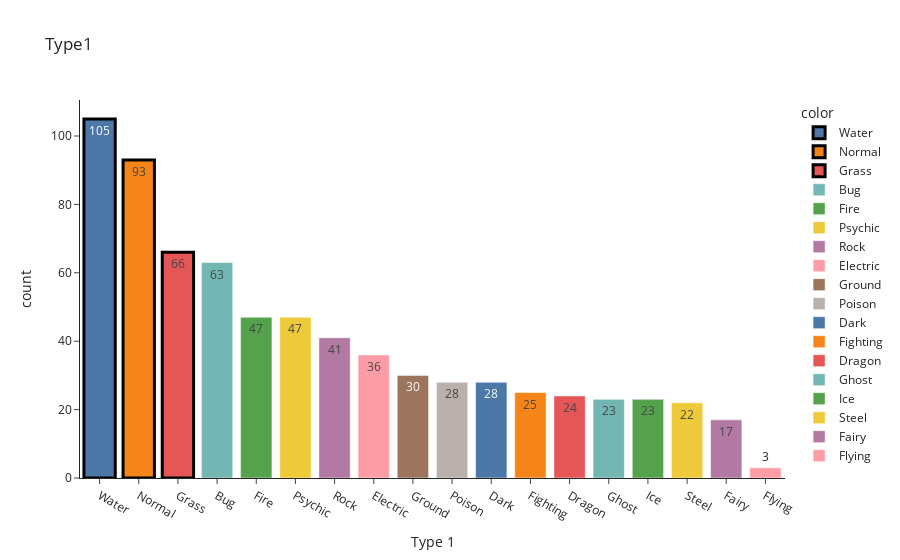

The code cell stored with this chart in its notebook:
### Code cell
type1 = df2['Type_1'].value_counts()
fig = px.bar(x=type1.index, y=type1.values, color = type1.index, 
             color_discrete_sequence=color_scheme,text = type1.values, title='Type1')

lst = [0,1,2]
for idx in lst:
    fig.data[idx].marker.line.width = 3
    fig.data[idx].marker.line.color='black'
    
fig.update_layout(
    xaxis_title="Type 1 ",
    yaxis_title="count",
    template = 'simple_white')
fig.show()

### Figure 1 — Plotly figure (JSON) as saved in the notebook; plotly's stock layout.template omitted (floating-point values rounded to 4 significant figures)
{"data": [{"alignmentgroup": "True", "hovertemplate": "color=Water<br>x=%{x}<br>y=%{y}<br>text=%{text}<extra></extra>", "legendgroup": "Water", "marker": {"color": "#4C78A8", "line": {"color": "black", "width": 3}, "pattern": {"shape": ""}}, "name": "Water", "offsetgroup": "Water", "orientation": "v", "showlegend": true, "text": [105], "textposition": "auto", "type": "bar", "x": ["Water"], "xaxis": "x", "y": [105], "yaxis": "y"}, {"alignmentgroup": "True", "hovertemplate": "color=Normal<br>x=%{x}<br>y=%{y}<br>text=%{text}<extra></extra>", "legendgroup": "Normal", "marker": {"color": "#F58518", "line": {"color": "black", "width": 3}, "pattern": {"shape": ""}}, "name": "Normal", "offsetgroup": "Normal", "orientation": "v", "showlegend": true, "text": [93], "textposition": "auto", "type": "bar", "x": ["Normal"], "xaxis": "x", "y": [93], "yaxis": "y"}, {"alignmentgroup": "True", "hovertemplate": "color=Grass<br>x=%{x}<br>y=%{y}<br>text=%{text}<extra></extra>", "legendgroup": "Grass", "marker": {"color": "#E45756", "line": {"color": "black", "width": 3}, "pattern": {"shape": ""}}, "name": "Grass", "offsetgroup": "Grass", "orientation": "v", "showlegend": true, "text": [66], "textposition": "auto", "type": "bar", "x": ["Grass"], "xaxis": "x", "y": [66], "yaxis": "y"}, {"alignmentgroup": "True", "hovertemplate": "color=Bug<br>x=%{x}<br>y=%{y}<br>text=%{text}<extra></extra>", "legendgroup": "Bug", "marker": {"color": "#72B7B2", "pattern": {"shape": ""}}, "name": "Bug", "offsetgroup": "Bug", "orientation": "v", "showlegend": true, "text": [63], "textposition": "auto", "type": "bar", "x": ["Bug"], "xaxis": "x", "y": [63], "yaxis": "y"}, {"alignmentgroup": "True", "hovertemplate": "color=Fire<br>x=%{x}<br>y=%{y}<br>text=%{text}<extra></extra>", "legendgroup": "Fire", "marker": {"color": "#54A24B", "pattern": {"shape": ""}}, "name": "Fire", "offsetgroup": "Fire", "orientation": "v", "showlegend": true, "text": [47], "textposition": "auto", "type": "bar", "x": ["Fire"], "xaxis": "x", "y": [47], "yaxis": "y"}, {"alignmentgroup": "True", "hovertemplate": "color=Psychic<br>x=%{x}<br>y=%{y}<br>text=%{text}<extra></extra>", "legendgroup": "Psychic", "marker": {"color": "#EECA3B", "pattern": {"shape": ""}}, "name": "Psychic", "offsetgroup": "Psychic", "orientation": "v", "showlegend": true, "text": [47], "textposition": "auto", "type": "bar", "x": ["Psychic"], "xaxis": "x", "y": [47], "yaxis": "y"}, {"alignmentgroup": "True", "hovertemplate": "color=Rock<br>x=%{x}<br>y=%{y}<br>text=%{text}<extra></extra>", "legendgroup": "Rock", "marker": {"color": "#B279A2", "pattern": {"shape": ""}}, "name": "Rock", "offsetgroup": "Rock", "orientation": "v", "showlegend": true, "text": [41], "textposition": "auto", "type": "bar", "x": ["Rock"], "xaxis": "x", "y": [41], "yaxis": "y"}, {"alignmentgroup": "True", "hovertemplate": "color=Electric<br>x=%{x}<br>y=%{y}<br>text=%{text}<extra></extra>", "legendgroup": "Electric", "marker": {"color": "#FF9DA6", "pattern": {"shape": ""}}, "name": "Electric", "offsetgroup": "Electric", "orientation": "v", "showlegend": true, "text": [36], "textposition": "auto", "type": "bar", "x": ["Electric"], "xaxis": "x", "y": [36], "yaxis": "y"}, {"alignmentgroup": "True", "hovertemplate": "color=Ground<br>x=%{x}<br>y=%{y}<br>text=%{text}<extra></extra>", "legendgroup": "Ground", "marker": {"color": "#9D755D", "pattern": {"shape": ""}}, "name": "Ground", "offsetgroup": "Ground", "orientation": "v", "showlegend": true, "text": [30], "textposition": "auto", "type": "bar", "x": ["Ground"], "xaxis": "x", "y": [30], "yaxis": "y"}, {"alignmentgroup": "True", "hovertemplate": "color=Poison<br>x=%{x}<br>y=%{y}<br>text=%{text}<extra></extra>", "legendgroup": "Poison", "marker": {"color": "#BAB0AC", "pattern": {"shape": ""}}, "name": "Poison", "offsetgroup": "Poison", "orientation": "v", "showlegend": true, "text": [28], "textposition": "auto", "type": "bar", "x": ["Poison"], "xaxis": "x", "y": [28], "yaxis": "y"}, {"alignmentgroup": "True", "hovertemplate": "color=Dark<br>x=%{x}<br>y=%{y}<br>text=%{text}<extra></extra>", "legendgroup": "Dark", "marker": {"color": "#4C78A8", "pattern": {"shape": ""}}, "name": "Dark", "offsetgroup": "Dark", "orientation": "v", "showlegend": true, "text": [28], "textposition": "auto", "type": "bar", "x": ["Dark"], "xaxis": "x", "y": [28], "yaxis": "y"}, {"alignmentgroup": "True", "hovertemplate": "color=Fighting<br>x=%{x}<br>y=%{y}<br>text=%{text}<extra></extra>", "legendgroup": "Fighting", "marker": {"color": "#F58518", "pattern": {"shape": ""}}, "name": "Fighting", "offsetgroup": "Fighting", "orientation": "v", "showlegend": true, "text": [25], "textposition": "auto", "type": "bar", "x": ["Fighting"], "xaxis": "x", "y": [25], "yaxis": "y"}, {"alignmentgroup": "True", "hovertemplate": "color=Dragon<br>x=%{x}<br>y=%{y}<br>text=%{text}<extra></extra>", "legendgroup": "Dragon", "marker": {"color": "#E45756", "pattern": {"shape": ""}}, "name": "Dragon", "offsetgroup": "Dragon", "orientation": "v", "showlegend": true, "text": [24], "textposition": "auto", "type": "bar", "x": ["Dragon"], "xaxis": "x", "y": [24], "yaxis": "y"}, {"alignmentgroup": "True", "hovertemplate": "color=Ghost<br>x=%{x}<br>y=%{y}<br>text=%{text}<extra></extra>", "legendgroup": "Ghost", "marker": {"color": "#72B7B2", "pattern": {"shape": ""}}, "name": "Ghost", "offsetgroup": "Ghost", "orientation": "v", "showlegend": true, "text": [23], "textposition": "auto", "type": "bar", "x": ["Ghost"], "xaxis": "x", "y": [23], "yaxis": "y"}, {"alignmentgroup": "True", "hovertemplate": "color=Ice<br>x=%{x}<br>y=%{y}<br>text=%{text}<extra></extra>", "legendgroup": "Ice", "marker": {"color": "#54A24B", "pattern": {"shape": ""}}, "name": "Ice", "offsetgroup": "Ice", "orientation": "v", "showlegend": true, "text": [23], "textposition": "auto", "type": "bar", "x": ["Ice"], "xaxis": "x", "y": [23], "yaxis": "y"}, {"alignmentgroup": "True", "hovertemplate": "color=Steel<br>x=%{x}<br>y=%{y}<br>text=%{text}<extra></extra>", "legendgroup": "Steel", "marker": {"color": "#EECA3B", "pattern": {"shape": ""}}, "name": "Steel", "offsetgroup": "Steel", "orientation": "v", "showlegend": true, "text": [22], "textposition": "auto", "type": "bar", "x": ["Steel"], "xaxis": "x", "y": [22], "yaxis": "y"}, {"alignmentgroup": "True", "hovertemplate": "color=Fairy<br>x=%{x}<br>y=%{y}<br>text=%{text}<extra></extra>", "legendgroup": "Fairy", "marker": {"color": "#B279A2", "pattern": {"shape": ""}}, "name": "Fairy", "offsetgroup": "Fairy", "orientation": "v", "showlegend": true, "text": [17], "textposition": "auto", "type": "bar", "x": ["Fairy"], "xaxis": "x", "y": [17], "yaxis": "y"}, {"alignmentgroup": "True", "hovertemplate": "color=Flying<br>x=%{x}<br>y=%{y}<br>text=%{text}<extra></extra>", "legendgroup": "Flying", "marker": {"color": "#FF9DA6", "pattern": {"shape": ""}}, "name": "Flying", "offsetgroup": "Flying", "orientation": "v", "showlegend": true, "text": [3], "textposition": "auto", "type": "bar", "x": ["Flying"], "xaxis": "x", "y": [3], "yaxis": "y"}], "layout": {"barmode": "relative", "legend": {"title": {"text": "color"}, "tracegroupgap": 0}, "title": {"text": "Type1"}, "xaxis": {"anchor": "y", "domain": [0, 1], "title": {"text": "Type 1 "}}, "yaxis": {"anchor": "x", "domain": [0, 1], "title": {"text": "count"}}}}
